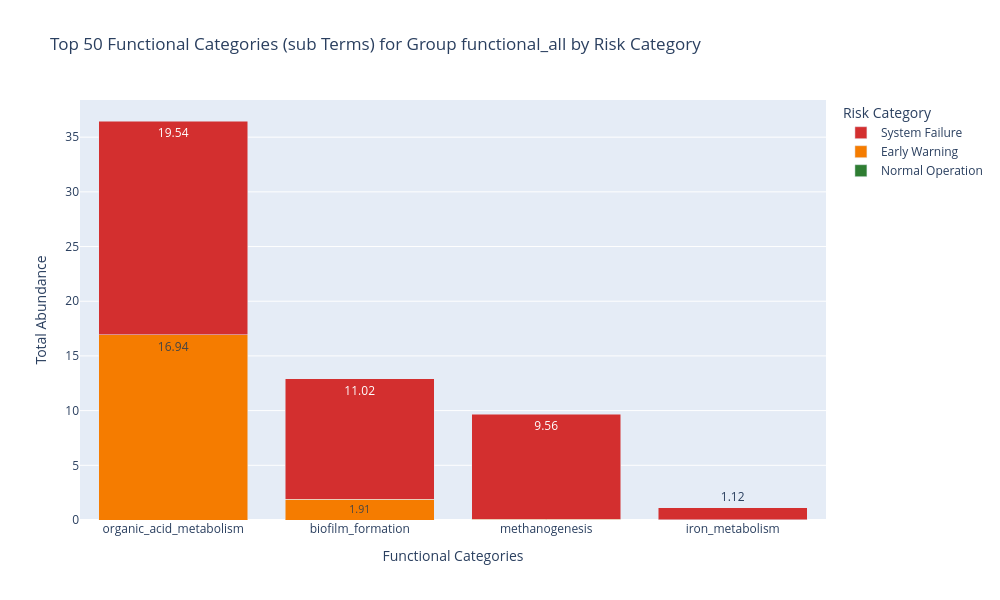

The cell this chart's notebook holds for it:
### Code cell
fig = plot_functional_distribution(functional_all, "functional_all")

fun_path = data_visual / "11_func.png"
plt.savefig(str(fun_path), dpi=300, bbox_inches='tight')
fig.show()

### Figure 1 — Plotly figure (JSON) as saved in the notebook; plotly's stock layout.template omitted (floating-point values rounded to 4 significant figures)
{"data": [{"marker": {"color": "#2E7D32"}, "name": "Normal Operation", "text": [0.0, 0.0, 0.0, 0.0], "textposition": "auto", "type": "bar", "x": ["organic_acid_metabolism", "biofilm_formation", "methanogenesis", "iron_metabolism"], "y": [0.0, 0.0, 0.0, 0.0]}, {"marker": {"color": "#F57C00"}, "name": "Early Warning", "text": [16.94, 1.91, 0.09, 0.01], "textposition": "auto", "type": "bar", "x": ["organic_acid_metabolism", "biofilm_formation", "methanogenesis", "iron_metabolism"], "y": [16.94, 1.914, 0.08713, 0.01351]}, {"marker": {"color": "#D32F2F"}, "name": "System Failure", "text": [19.54, 11.02, 9.56, 1.12], "textposition": "auto", "type": "bar", "x": ["organic_acid_metabolism", "biofilm_formation", "methanogenesis", "iron_metabolism"], "y": [19.54, 11.02, 9.563, 1.124]}], "layout": {"barmode": "stack", "height": 600, "hovermode": "x", "legend": {"title": {"text": "Risk Category"}}, "title": {"text": "Top 50 Functional Categories (sub Terms) for Group functional_all by Risk Category"}, "width": 1000, "xaxis": {"title": {"text": "Functional Categories"}}, "yaxis": {"title": {"text": "Total Abundance"}}}}
